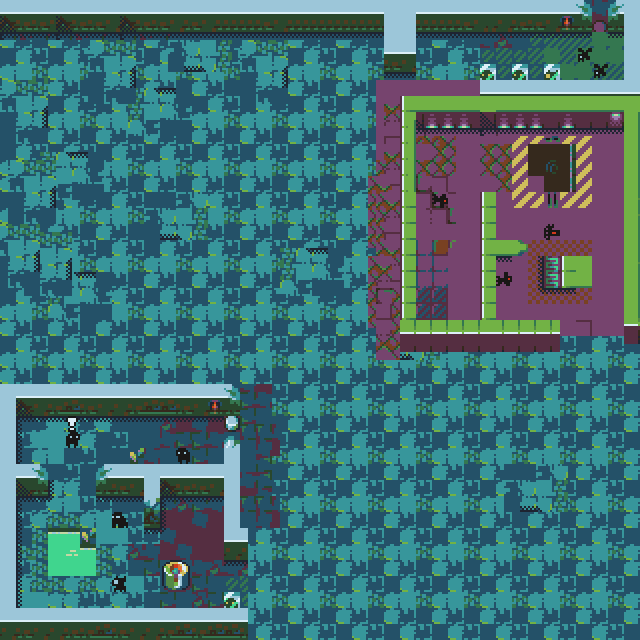

The image is a tile-based game level rendered from a .tmx file. Its description and source (layers, tilesets, objects; grid data summarised) follow:
An orthogonal 80x80 tile map with 8x8 px tiles, 1 tile layer (Tile Layer 1).

<map version="1.2" tiledversion="1.2.0" orientation="orthogonal" renderorder="right-down" width="80" height="80" tilewidth="8" tileheight="8" infinite="0" nextlayerid="2" nextobjectid="1">
 <tileset firstgid="1" source="Itch release tileset example sprites 01 2x.tsx" />
 <layer id="1" name="Tile Layer 1" width="80" height="80">
  <data>[6400 cells, 6400 non-empty, 1884 distinct tile ids]</data>
 </layer>
</map>
